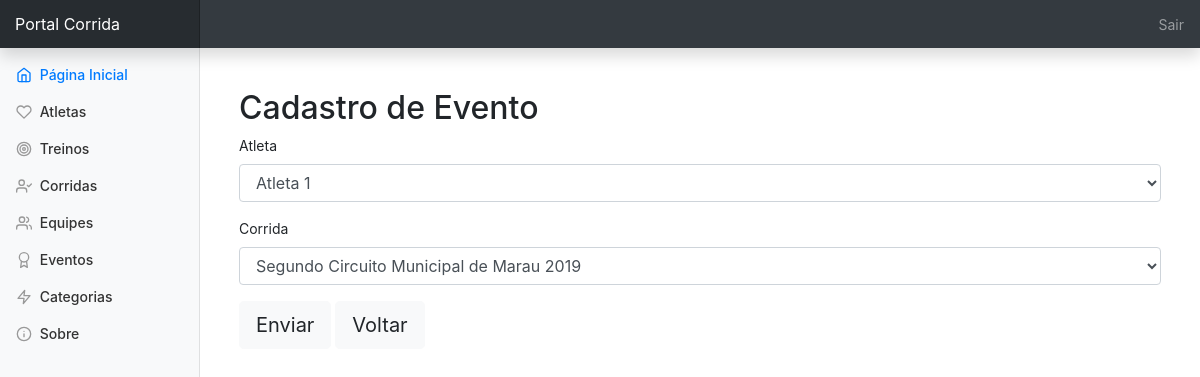
Page /evento/crud_evento.php?acao=buscar&id=1 (signed in) on the committed database.
### tables this page shows
CREATE TABLE `evento` (
  `id` int(11) NOT NULL,
  `id_atleta` int(11) NOT NULL,
  `id_corrida` int(11) NOT NULL
);

CREATE TABLE `atleta` (
  `id` int(11) NOT NULL,
  `nome` varchar(255) NOT NULL,
  `id_equipe` int(11) NOT NULL,
  `id_categoria` int(11) NOT NULL,
  `documento` varchar(255) NOT NULL,
  `info_adicionais` varchar(255) NOT NULL
);

CREATE TABLE `corrida` (
  `id` int(11) NOT NULL,
  `nome_corrida` varchar(255) NOT NULL,
  `data` date NOT NULL,
  `kilometragem` varchar(255) NOT NULL,
  `regiao` varchar(255) NOT NULL,
  `info_adicionais` varchar(255) NOT NULL
);

### evento/form_evento.php (the view, shortened to what this page needs)
<?php
$sql_atleta  = "SELECT * FROM atleta;";
$query_atleta = $con->query($sql_atleta);
$lista_atleta = $query_atleta->fetchAll();
$sql_corrida  = "SELECT * FROM corrida;";
$query_corrida = $con->query($sql_corrida);
$lista_corrida = $query_corrida->fetchAll();
?>
<div class="container">
  <?php
  if(isset($registro)){
    $acao = "crud_evento.php?acao=atualizar&id="
    .$registro['id'];
  }else{
    $acao = "crud_evento.php?acao=cadastrar";
  }
  ?>
  <h2>Cadastro de Evento</h2>
  <form class="" action="<?= $acao; ?>" method="post" col-10>
    <div class="form-group">
      <label>Atleta</label>
      <select class="form-control" name="id_atleta">
        <?php foreach($lista_atleta as $item){ ?>
          <option value="<?= $item['id']; ?>"
            <?php if(isset($registro)
              && $registro['id_atleta']==$item['id'])
              echo "selected"; ?>>
              <?= $item['nome']; ?>
            </option>
          <?php } ?>
        </select>
      </div>
      <div class="form-group">
        <label>Corrida</label>
        <select class="form-control" name="id_corrida">
          <?php foreach($lista_corrida as $item){ ?>
            <option value="<?= $item['id']; ?>"
              <?php if(isset($registro)
                && $registro['id_corrida']==$item['id'])
                echo "selected"; ?>>
                <?= $item['nome_corrida']; ?>
              </option>
            <?php } ?>
          </select>
        </div>
        <button class="btn btn-light btn-lg">
          Enviar
        </button>
        <a class="btn btn-light btn-lg"
        href="<?= BASE_URL . 'evento/crud_evento.php?acao=listar';?>">
        Voltar
      </a>
    </form>
  </div>

### dashboard.css (style rules this page uses)
body { font-size: .875rem; }
.container { padding-top: 20px; }

### rows in the picture
evento: id_atleta "Atleta 1", id_corrida "Segundo Circuito Municipal de Marau 2019"
